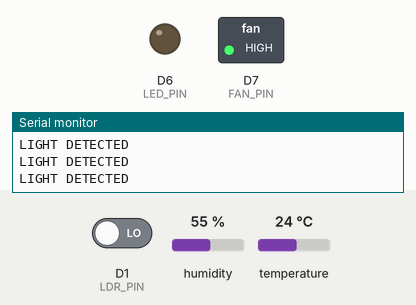
Bench run of a sketch on a simulated ESP8266 (NodeMCU). On the bench: switched loads named in the sketch (green lamp = pin HIGH), output pins drawn as LEDs (lit = HIGH), the last lines printed to the serial monitor. The test bench sets the inputs (shaded band); at power-on: D1 (LDR_PIN) LOW, humidity 55 %, temperature 24 °C. WiFi joins after 1.5 s; servers stay silent unless stated; web services answer with replies made up by the test bench.

Above: at 2.7 s.
2.8 s: D1 (LDR_PIN) driven HIGH
At 3.3 s:
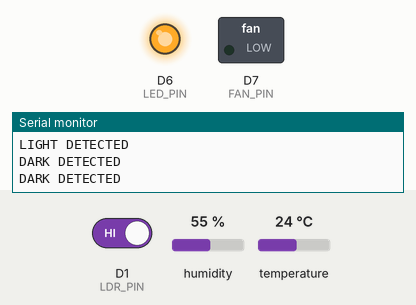
4.4 s: D1 (LDR_PIN) driven LOW
At 5.8 s:
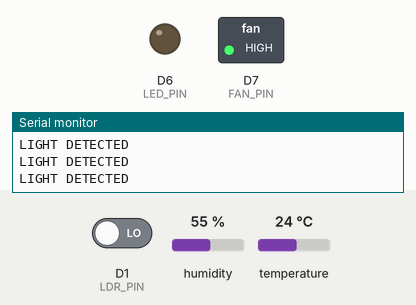
Timing chart, 0 to 7.4 s (numbered marks = the images above; inputs shaded):
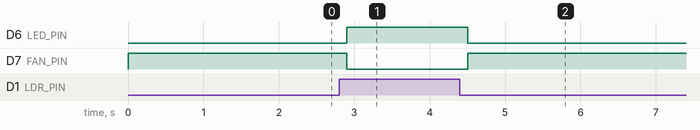

The sketch:

esp_thingspeak.ino
```cpp
#include <ESP8266WiFi.h>
#include <ESP8266HTTPClient.h>
#include <WiFiClient.h>

#include <DHT.h>

// =====================================
// WiFi Credentials
// =====================================
const char* ssid = "moto";
const char* password = "nithinnithin";

// =====================================
// ThingSpeak Write API Key
// =====================================
const char* thingspeakWriteKey = "V6IF3DH2TX0HW1R3";

// =====================================
// Pin Definitions
// =====================================
#define DHTPIN D2
#define DHTTYPE DHT11

// LDR DO pin
#define LDR_PIN D1

// LED pin
#define LED_PIN D6

// Relay pin
#define FAN_PIN D7

DHT dht(DHTPIN, DHTTYPE);

// =====================================
// Timer
// =====================================
unsigned long lastPost = 0;

const unsigned long postInterval = 15000;

// =====================================
// Setup
// =====================================
void setup() {

  Serial.begin(115200);

  pinMode(LDR_PIN, INPUT);

  pinMode(LED_PIN, OUTPUT);

  pinMode(FAN_PIN, OUTPUT);

  // Initially OFF
  digitalWrite(LED_PIN, LOW);

  // Relay OFF
  // ACTIVE LOW RELAY
  digitalWrite(FAN_PIN, HIGH);

  dht.begin();

  // =====================================
  // WiFi Connect
  // =====================================
  Serial.println();

  Serial.print("Connecting WiFi");

  WiFi.begin(ssid, password);

  while (WiFi.status() != WL_CONNECTED) {

    delay(500);

    Serial.print(".");
  }

  Serial.println();

  Serial.println("WiFi Connected");

  Serial.print("IP Address: ");

  Serial.println(WiFi.localIP());
}

// =====================================
// Read Temperature
// =====================================
float readTemperature() {

  float t = dht.readTemperature();

  if (isnan(t)) {

    return 0;
  }

  return t;
}

// =====================================
// Read Humidity
// =====================================
float readHumidity() {

  float h = dht.readHumidity();

  if (isnan(h)) {

    return 0;
  }

  return h;
}

// =====================================
// Read LDR
// =====================================
int readLight() {

  int lightValue = digitalRead(LDR_PIN);

  return lightValue;
}

// =====================================
// Upload Data
// =====================================
void postToThingSpeak(float temperature,
                      float humidity,
                      int lightStatus) {

  String url =
    "http://api.thingspeak.com/update?api_key=";

  url += thingspeakWriteKey;

  url += "&field1=" + String(temperature, 2);

  url += "&field2=" + String(humidity, 2);

  url += "&field3=" + String(lightStatus);

  Serial.println();

  Serial.println("Uploading Data...");

  Serial.println(url);

  WiFiClient client;

  HTTPClient http;

  http.begin(client, url);

  int httpCode = http.GET();

  if (httpCode > 0) {

    Serial.print("HTTP Response Code: ");

    Serial.println(httpCode);

    String payload = http.getString();

    Serial.print("ThingSpeak Entry Number: ");

    Serial.println(payload);

  } else {

    Serial.print("Upload Failed: ");

    Serial.println(http.errorToString(httpCode));
  }

  http.end();
}

// =====================================
// Main Loop
// =====================================
void loop() {

  // =====================================
  // Read LDR
  // =====================================
  int light = readLight();

  // =====================================
  // DARK DETECTED
  // =====================================
  // Most LDR modules:
  // 0 = LIGHT
  // 1 = DARK

  if (light == 1) {

    // LED ON
    digitalWrite(LED_PIN, HIGH);

    // MOTOR ON
    // ACTIVE LOW RELAY
    digitalWrite(FAN_PIN, LOW);

    Serial.println("DARK DETECTED");

  } else {

    // LED OFF
    digitalWrite(LED_PIN, LOW);

    // MOTOR OFF
    digitalWrite(FAN_PIN, HIGH);

    Serial.println("LIGHT DETECTED");
  }

  // =====================================
  // Upload Data Every 15 sec
  // =====================================
  if (millis() - lastPost >= postInterval) {

    lastPost = millis();

    float temperature = readTemperature();

    float humidity = readHumidity();

    Serial.println();

    Serial.println("===== SENSOR VALUES =====");

    Serial.print("Temperature: ");

    Serial.println(temperature);

    Serial.print("Humidity: ");

    Serial.println(humidity);

    Serial.print("LDR Status: ");

    Serial.println(light);

    postToThingSpeak(
      temperature,
      humidity,
      light
    );
  }

  delay(200);
}
```

Measured:
- after the input at 2.8 s, D6 (LED_PIN): LOW → HIGH after 0.10 s; D7 (FAN_PIN): HIGH → LOW after 0.10 s
- after the input at 4.4 s, D6 (LED_PIN): HIGH → LOW after 0.11 s; D7 (FAN_PIN): LOW → HIGH after 0.11 s
